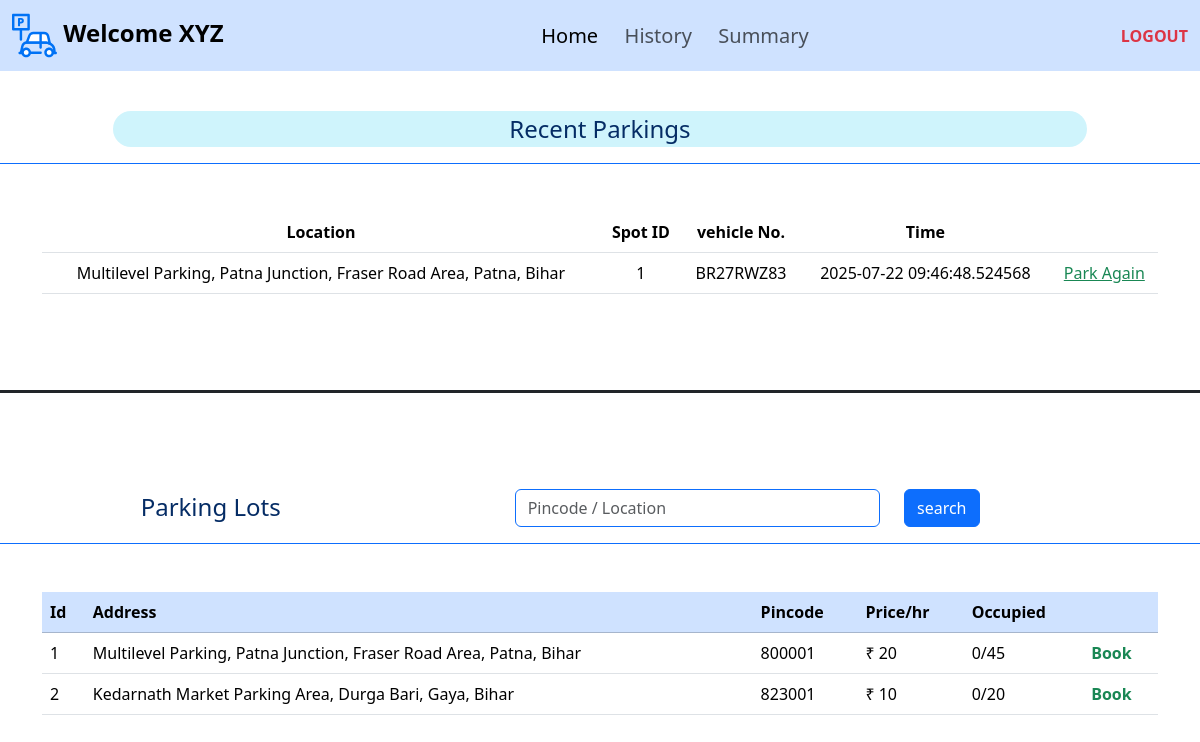
Screenshot of /user (signed in) with the database file from the repository.
### application/models.py (models this page shows)
class User(db.Model):
    id = db.Column(db.Integer, primary_key=True, autoincrement=True)
    email = db.Column(db.String(), unique=True, nullable=False)
    username = db.Column(db.String(), nullable=False)
    password = db.Column(db.String(), nullable=False)
    is_admin = db.Column(db.Boolean, default=False)
    bookings = db.relationship('Booking', backref='user', lazy=True, order_by='Booking.parking')

class Parking_lot(db.Model):
    id = db.Column(db.Integer, primary_key=True ,autoincrement=True)
    max_spots = db.Column(db.Integer(), nullable=False)
    price = db.Column(db.Integer(), nullable=False)
    prime_location = db.Column(db.String(), nullable=False)
    pincode = db.Column(db.Integer(), nullable=False)
    address = db.Column(db.String(), nullable=False)
    spots = db.relationship('Parking_spot', backref='parking_lot', lazy=True)
    bookings = db.relationship('Booking', backref='parking_lot', lazy=True, order_by='Booking.parking')

class Booking(db.Model):
    id = db.Column(db.Integer(), primary_key=True, autoincrement=True)
    user_id = db.Column(db.Integer(), db.ForeignKey('user.id'), nullable=False)
    lot_id = db.Column(db.Integer(), db.ForeignKey('parking_lot.id'), nullable=True)
    spot_id = db.Column(db.Integer(), db.ForeignKey('parking_spot.id'), nullable=True)
    parking = db.Column(db.DateTime(), nullable=False)
    leaving = db.Column(db.DateTime(), nullable=True)
    vehicle_no = db.Column(db.String(), nullable=False)
    cost = db.Column(db.Integer(), nullable= True)
    price = db.Column(db.Integer(),nullable=False)

### application/controllers.py (the view, shortened to what this page needs)
@app.route('/user', methods=['GET', 'POST'])
def user():
    if 'user' not in session:
        return redirect(url_for('login'))
    u=User.query.get(session['user'])
    if u.is_admin:
        return redirect(url_for('admin'))
    bookings=list(reversed(u.bookings))[:5]
    lots=Parking_lot.query.all()
    lt={l.id:l for l in lots}
    o={}
    for lot in lots:
        o[lot.id]=sum(1 for i in lot.spots if i.is_occupied)
    return render_template('user.html', user=u, bookings=bookings, parking_lots=lots, o=o, lt=lt)

### templates/user.html (shortened to what this page needs)
{% extends "template.jinja" %}
{% block body %}
<nav class="navbar navbar-expand-lg bg-primary-subtle">
    <div class="container-fluid">
        <a class="navbar-brand fs-4" href="/"><img src="/static/parking.svg" width="45" height="45"
                alt="ParkHere"><strong>&nbsp;Welcome {{user.username}}</strong></a>
        <div class="collapse navbar-collapse " id="navbarText">
            <ul class="navbar-nav m-auto mb-2 mb-lg-0">
                <li class="nav-item">
                    <a class="nav-link fs-5 active" aria-current="page" href="/user">Home&nbsp;&nbsp;</a>
                </li>
                <li class="nav-item">
                    <a class="nav-link fs-5 " aria-current="page" href="/user_history">History&nbsp;&nbsp;</a>
                </li>
                <li class="nav-item">
                    <a class="nav-link fs-5" aria-current="page" href="/summary">Summary&nbsp;&nbsp;</a>
                </li>
            </ul>
            <span class="navbar-text">
                <a class="link-danger link-underline-opacity-0" href="/logout"><b>LOGOUT</b></a>
            </span>
        </div>
    </div>
</nav>
<br>
<div class="container-fluid mb-5">
    <div class="row border-bottom border-primary justify-content-center p-3 mb-5">
        <div class="col-10 bg-info-subtle rounded-pill text-primary-emphasis text-center fs-4">
            Recent&nbsp;Parkings
        </div>
    </div>
</div>
<div class="container mb-5">
    <table class="table text-center">
        <thead>
            <th>Location</th>
            <th>Spot ID</th>
            <th>vehicle No.</th>
            <th>Time</th>
            <th></th>
        </thead>
        <tbody>
            {% for b in bookings%}
            <tr>
                {% if b.lot_id%}
                <td>{{lt[b.lot_id].address}}</td>
                <td>{{b.spot_id}}</td>
                {%else%}
                <td>Deleted</td>
                <td>Deleted</td>
                {%endif%}
                <td>{{b.vehicle_no}}</td>
                {%if b.leaving%}
                <td>{{b.leaving}}</td>
                {%else%}
                <td>{{b.parking}}</td>
                {%endif%}
                {% if b.leaving %}
                <td>
                    {%if b.lot_id%}
                    <a class="text-success" href="/book/{{b.lot_id}}">Park Again</a>
                    {%else%}
                    <a class="text-success" href="/">Parked Out</a>
                    {%endif%}
                </td>
                {%else%}
                <td><b><a class="link-danger link-underline-opacity-0" href="/release/{{b.id}}">Release</a></b></td>
                {% endif %}
            </tr>
            {% endfor %}
        </tbody>
    </table>
</div>
<br><br>
<div class="container-fluid">
    <div class="row border-top border-3 border-dark p-3 mb-5"></div>
    <form class="row border-bottom border-primary p-3 mb-5" method="post">
        <div class="col-4 text-primary-emphasis text-center fs-4">Parking&nbsp;Lots</div>
        <div class="col-1"></div>
        <div class="col-4 text-primary-emphasis text-end ">
            <input class="form-control border-primary " id="inputEmail5" type="text" name="search"
                placeholder="Pincode / Location">
        </div>
        <div class="col-3 text-primary-emphasis text-start"><button class=' col btn btn-primary'
                type="submit">search</button></div>
    </form>
</div>
<div class="container mb-5">
    <table class="table">
        <thead class="table-primary">
            <th>Id</th>
            <th>Address</th>
            <th>Pincode</th>
            <th>Price/hr</th>
            <th>Occupied</th>
            <th></th>
        </thead>
        <tbody>
            {% for lot in parking_lots %}
            <tr>
                <td>{{lot.id}}</td>
                <td>{{lot.address}}</td>
                <td>{{lot.pincode}}</td>
                <td>₹ {{lot.price}}</td>
                <td>{{ o[lot.id] }}/{{ lot.spots | length }}</td>
                {%if o[lot.id] == (lot.spots | length)%}
                <td>
                    <div class="text-danger">FULL</div>
                </td>
                {%else%}
                <th><a class="link-success link-underline-opacity-0 fs-6" href="/book/{{lot.id}}">Book</a></th>
                {%endif%}
            </tr>
            {% endfor %}
        </tbody>
    </table>
</div>
<br><br>
{% endblock %}

### rows the page displays
User: username "XYZ"
Booking: spot_id "1", vehicle_no "BR27RWZ83", leaving "2025-07-22 09:46:48.524568"
Parking_lot: address "Multilevel Parking, Patna Junction, Fraser Road Area, Patna, Bihar", id "1", pincode "800001", price "20", o "0", spots|length "45"
Parking_lot: id "2", address "Kedarnath Market Parking Area, Durga Bari, Gaya, Bihar", pincode "823001", price "10", o "0", spots|length "20"
